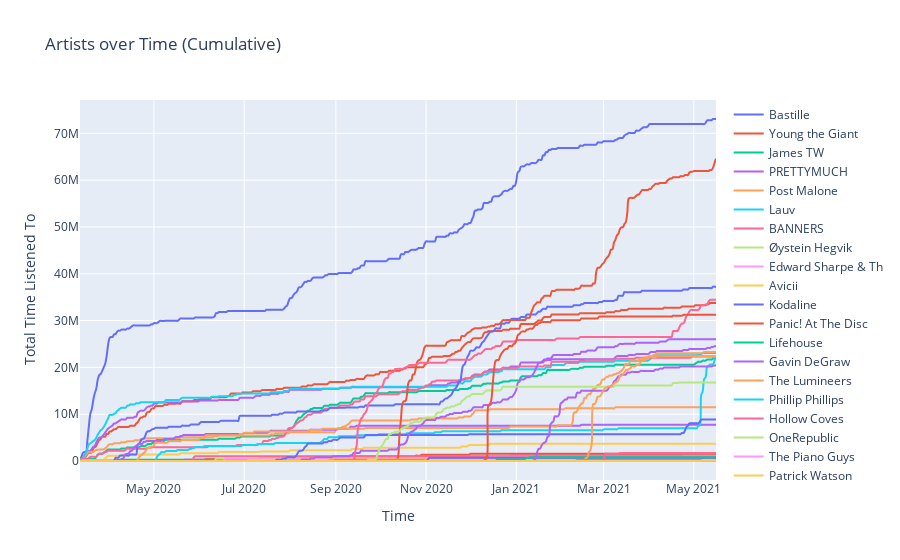
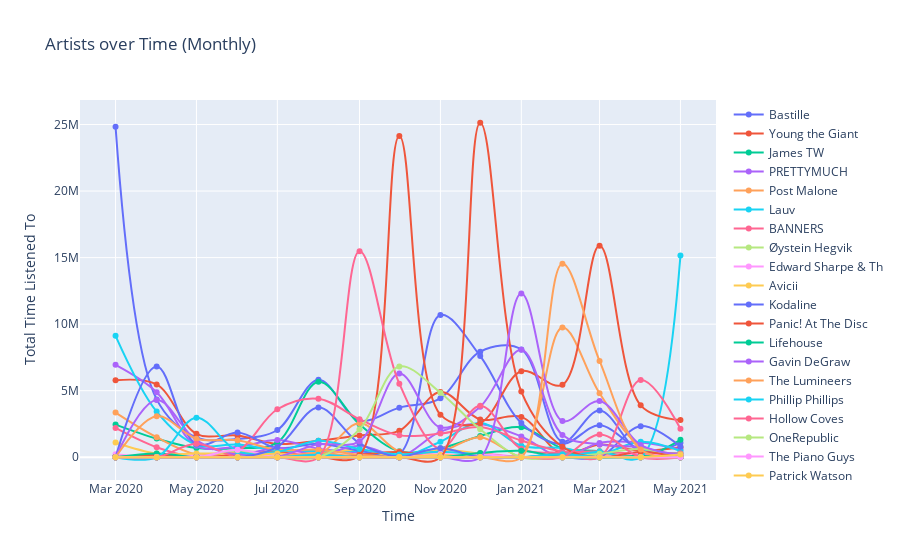
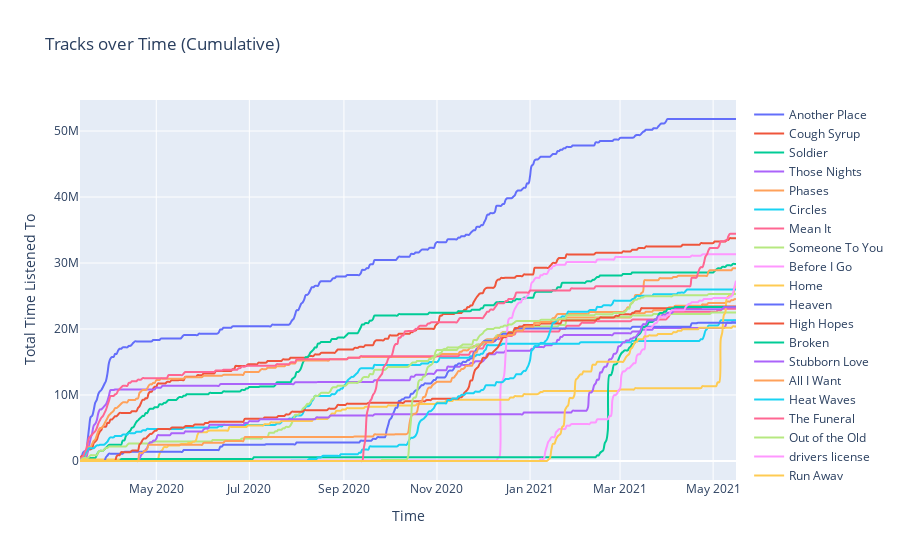
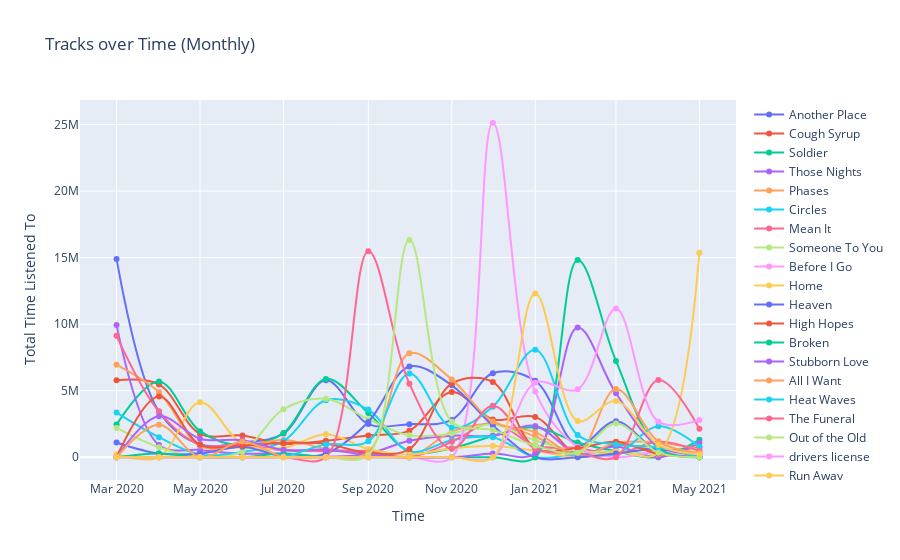

The code cell stored with these charts, in order, in its notebook:
### Code cell
artists_cum, artists_mon = get_data(artist_tracker)
tracks_cum, tracks_mon = get_data(track_tracker)

plot_tracker(artists_cum, 'Artists over Time (Cumulative)')
plot_tracker(artists_mon, 'Artists over Time (Monthly)')
plot_tracker(tracks_cum, 'Tracks over Time (Cumulative)')
plot_tracker(tracks_mon, 'Tracks over Time (Monthly)')

### Figure 1 — Plotly figure (JSON) as saved in the notebook; plotly's stock layout.template omitted (floating-point values rounded to 4 significant figures; data arrays with more than 128 entries replaced by an {"elided": "..."} marker saying what was removed)
{"data": [{"line": {"shape": "spline"}, "name": "Bastille", "type": "scatter", "x": {"elided": "431 str values"}, "y": {"elided": "431 int values"}}, {"line": {"shape": "spline"}, "name": "Young the Giant", "type": "scatter", "x": {"elided": "431 str values"}, "y": {"elided": "431 int values"}}, {"line": {"shape": "spline"}, "name": "James TW", "type": "scatter", "x": {"elided": "431 str values"}, "y": {"elided": "431 int values"}}, {"line": {"shape": "spline"}, "name": "PRETTYMUCH", "type": "scatter", "x": {"elided": "431 str values"}, "y": {"elided": "431 int values"}}, {"line": {"shape": "spline"}, "name": "Post Malone", "type": "scatter", "x": {"elided": "431 str values"}, "y": {"elided": "431 int values"}}, {"line": {"shape": "spline"}, "name": "Lauv", "type": "scatter", "x": {"elided": "431 str values"}, "y": {"elided": "431 int values"}}, {"line": {"shape": "spline"}, "name": "BANNERS", "type": "scatter", "x": {"elided": "431 str values"}, "y": {"elided": "431 int values"}}, {"line": {"shape": "spline"}, "name": "Øystein Hegvik", "type": "scatter", "x": {"elided": "431 str values"}, "y": {"elided": "431 int values"}}, {"line": {"shape": "spline"}, "name": "Edward Sharpe & Th", "type": "scatter", "x": {"elided": "431 str values"}, "y": {"elided": "431 int values"}}, {"line": {"shape": "spline"}, "name": "Avicii", "type": "scatter", "x": {"elided": "431 str values"}, "y": {"elided": "431 int values"}}, {"line": {"shape": "spline"}, "name": "Kodaline", "type": "scatter", "x": {"elided": "431 str values"}, "y": {"elided": "431 int values"}}, {"line": {"shape": "spline"}, "name": "Panic! At The Disc", "type": "scatter", "x": {"elided": "431 str values"}, "y": {"elided": "431 int values"}}, {"line": {"shape": "spline"}, "name": "Lifehouse", "type": "scatter", "x": {"elided": "431 str values"}, "y": {"elided": "431 int values"}}, {"line": {"shape": "spline"}, "name": "Gavin DeGraw", "type": "scatter", "x": {"elided": "431 str values"}, "y": {"elided": "431 int values"}}, {"line": {"shape": "spline"}, "name": "The Lumineers", "type": "scatter", "x": {"elided": "431 str values"}, "y": {"elided": "431 int values"}}, {"line": {"shape": "spline"}, "name": "Phillip Phillips", "type": "scatter", "x": {"elided": "431 str values"}, "y": {"elided": "431 int values"}}, {"line": {"shape": "spline"}, "name": "Hollow Coves", "type": "scatter", "x": {"elided": "431 str values"}, "y": {"elided": "431 int values"}}, {"line": {"shape": "spline"}, "name": "OneRepublic", "type": "scatter", "x": {"elided": "431 str values"}, "y": {"elided": "431 int values"}}, {"line": {"shape": "spline"}, "name": "The Piano Guys", "type": "scatter", "x": {"elided": "431 str values"}, "y": {"elided": "431 int values"}}, {"line": {"shape": "spline"}, "name": "Patrick Watson", "type": "scatter", "x": {"elided": "431 str values"}, "y": {"elided": "431 int values"}}, {"line": {"shape": "spline"}, "name": "WILDES", "type": "scatter", "x": {"elided": "431 str values"}, "y": {"elided": "431 int values"}}, {"line": {"shape": "spline"}, "name": "Olivia Rodrigo", "type": "scatter", "x": {"elided": "431 str values"}, "y": {"elided": "431 int values"}}, {"line": {"shape": "spline"}, "name": "EDEN", "type": "scatter", "x": {"elided": "431 str values"}, "y": {"elided": "431 int values"}}, {"line": {"shape": "spline"}, "name": "Glass Animals", "type": "scatter", "x": {"elided": "431 str values"}, "y": {"elided": "431 int values"}}, {"line": {"shape": "spline"}, "name": "Wyn Starks", "type": "scatter", "x": {"elided": "431 str values"}, "y": {"elided": "431 int values"}}, {"line": {"shape": "spline"}, "name": "MARGO", "type": "scatter", "x": {"elided": "431 str values"}, "y": {"elided": "431 int values"}}, {"line": {"shape": "spline"}, "name": "Band of Horses", "type": "scatter", "x": {"elided": "431 str values"}, "y": {"elided": "431 int values"}}, {"line": {"shape": "spline"}, "name": "The Walkmen", "type": "scatter", "x": {"elided": "431 str values"}, "y": {"elided": "431 int values"}}, {"line": {"shape": "spline"}, "name": "Secret Nation", "type": "scatter", "x": {"elided": "431 str values"}, "y": {"elided": "431 int values"}}, {"line": {"shape": "spline"}, "name": "WALK THE MOON", "type": "scatter", "x": {"elided": "431 str values"}, "y": {"elided": "431 int values"}}, {"line": {"shape": "spline"}, "name": "Of Monsters and Me", "type": "scatter", "x": {"elided": "431 str values"}, "y": {"elided": "431 int values"}}, {"line": {"shape": "spline"}, "name": "American Authors", "type": "scatter", "x": {"elided": "431 str values"}, "y": {"elided": "431 int values"}}, {"line": {"shape": "spline"}, "name": "Dustin O'Halloran", "type": "scatter", "x": {"elided": "431 str values"}, "y": {"elided": "431 int values"}}, {"line": {"shape": "spline"}, "name": "Ben Platt", "type": "scatter", "x": {"elided": "431 str values"}, "y": {"elided": "431 int values"}}, {"line": {"shape": "spline"}, "name": "Jonah Kagen", "type": "scatter", "x": {"elided": "431 str values"}, "y": {"elided": "431 int values"}}, {"line": {"shape": "spline"}, "name": "Valley", "type": "scatter", "x": {"elided": "431 str values"}, "y": {"elided": "431 int values"}}, {"line": {"shape": "spline"}, "name": "Our Last Night", "type": "scatter", "x": {"elided": "431 str values"}, "y": {"elided": "431 int values"}}, {"line": {"shape": "spline"}, "name": "Us The Duo", "type": "scatter", "x": {"elided": "431 str values"}, "y": {"elided": "431 int values"}}, {"line": {"shape": "spline"}, "name": "Pink Sweat$", "type": "scatter", "x": {"elided": "431 str values"}, "y": {"elided": "431 int values"}}, {"line": {"shape": "spline"}, "name": "Bruno Major", "type": "scatter", "x": {"elided": "431 str values"}, "y": {"elided": "431 int values"}}], "layout": {"font": {"size": 12}, "title": {"text": "Artists over Time (Cumulative)"}, "xaxis": {"title": {"text": "Time"}}, "yaxis": {"title": {"text": "Total Time Listened To"}}}}

### Figure 2 — Plotly figure (JSON) as saved in the notebook; plotly's stock layout.template omitted (floating-point values rounded to 4 significant figures)
{"data": [{"line": {"shape": "spline"}, "name": "Bastille", "type": "scatter", "x": ["2020-03", "2020-04", "2020-05", "2020-06", "2020-07", "2020-08", "2020-09", "2020-10", "2020-11", "2020-12", "2021-01", "2021-02", "2021-03", "2021-04", "2021-05"], "y": [24832304, 4348113, 1494375, 1380071, 2046147, 5829137, 2763488, 3726710, 4424853, 7935523, 8100492, 1169498, 3509237, 417228, 1082487]}, {"line": {"shape": "spline"}, "name": "Young the Giant", "type": "scatter", "x": ["2020-03", "2020-04", "2020-05", "2020-06", "2020-07", "2020-08", "2020-09", "2020-10", "2020-11", "2020-12", "2021-01", "2021-02", "2021-03", "2021-04", "2021-05"], "y": [5780401, 5467186, 1762291, 1638725, 998079, 1247600, 1635823, 1996160, 4898748, 2842640, 3030786, 249520, 964748, 499040, 748560]}, {"line": {"shape": "spline"}, "name": "James TW", "type": "scatter", "x": ["2020-03", "2020-04", "2020-05", "2020-06", "2020-07", "2020-08", "2020-09", "2020-10", "2020-11", "2020-12", "2021-01", "2021-02", "2021-03", "2021-04", "2021-05"], "y": [2454730, 1399779, 693125, 677200, 1108563, 5677109, 2478619, 447874, 674141, 1599266, 2247734, 674160, 449440, 0, 1309605]}, {"line": {"shape": "spline"}, "name": "PRETTYMUCH", "type": "scatter", "x": ["2020-03", "2020-04", "2020-05", "2020-06", "2020-07", "2020-08", "2020-09", "2020-10", "2020-11", "2020-12", "2021-01", "2021-02", "2021-03", "2021-04", "2021-05"], "y": [6943310, 4890729, 864856, 787525, 1294554, 647277, 347653, 0, 1924424, 2481591, 1560654, 16827, 1080106, 1103206, 577215]}, {"line": {"shape": "spline"}, "name": "Post Malone", "type": "scatter", "x": ["2020-03", "2020-04", "2020-05", "2020-06", "2020-07", "2020-08", "2020-09", "2020-10", "2020-11", "2020-12", "2021-01", "2021-02", "2021-03", "2021-04", "2021-05"], "y": [3357169, 1506960, 215280, 391781, 430560, 215280, 2545969, 430560, 430560, 1506960, 0, 215280, 215280, 0, 0]}, {"line": {"shape": "spline"}, "name": "Lauv", "type": "scatter", "x": ["2020-03", "2020-04", "2020-05", "2020-06", "2020-07", "2020-08", "2020-09", "2020-10", "2020-11", "2020-12", "2021-01", "2021-02", "2021-03", "2021-04", "2021-05"], "y": [9123797, 3429979, 931412, 954055, 511165, 468318, 466565, 153, 1164265, 2576373, 867182, 698559, 241503, 1164265, 466729]}, {"line": {"shape": "spline"}, "name": "BANNERS", "type": "scatter", "x": ["2020-03", "2020-04", "2020-05", "2020-06", "2020-07", "2020-08", "2020-09", "2020-10", "2020-11", "2020-12", "2021-01", "2021-02", "2021-03", "2021-04", "2021-05"], "y": [2202329, 749797, 3505, 439613, 3607325, 4395476, 2858505, 1644257, 1778043, 2264859, 1256128, 439601, 439601, 219801, 0]}, {"line": {"shape": "spline"}, "name": "Øystein Hegvik", "type": "scatter", "x": ["2020-03", "2020-04", "2020-05", "2020-06", "2020-07", "2020-08", "2020-09", "2020-10", "2020-11", "2020-12", "2021-01", "2021-02", "2021-03", "2021-04", "2021-05"], "y": [71403, 0, 0, 0, 0, 0, 0, 0, 0, 0, 0, 0, 0, 0, 0]}, {"line": {"shape": "spline"}, "name": "Edward Sharpe & Th", "type": "scatter", "x": ["2020-03", "2020-04", "2020-05", "2020-06", "2020-07", "2020-08", "2020-09", "2020-10", "2020-11", "2020-12", "2021-01", "2021-02", "2021-03", "2021-04", "2021-05"], "y": [220522, 0, 154453, 0, 270457, 303200, 4980, 0, 0, 305916, 1280, 0, 0, 303200, 14978]}, {"line": {"shape": "spline"}, "name": "Avicii", "type": "scatter", "x": ["2020-03", "2020-04", "2020-05", "2020-06", "2020-07", "2020-08", "2020-09", "2020-10", "2020-11", "2020-12", "2021-01", "2021-02", "2021-03", "2021-04", "2021-05"], "y": [1109044, 277261, 277261, 277261, 64852, 277261, 554522, 0, 554522, 277261, 0, 0, 0, 0, 0]}, {"line": {"shape": "spline"}, "name": "Kodaline", "type": "scatter", "x": ["2020-03", "2020-04", "2020-05", "2020-06", "2020-07", "2020-08", "2020-09", "2020-10", "2020-11", "2020-12", "2021-01", "2021-02", "2021-03", "2021-04", "2021-05"], "y": [0, 6820993, 965964, 1865897, 690798, 1019307, 505805, 237263, 10684992, 7603239, 2576694, 996544, 2400156, 562753, 305746]}, {"line": {"shape": "spline"}, "name": "Panic! At The Disc", "type": "scatter", "x": ["2020-03", "2020-04", "2020-05", "2020-06", "2020-07", "2020-08", "2020-09", "2020-10", "2020-11", "2020-12", "2021-01", "2021-02", "2021-03", "2021-04", "2021-05"], "y": [0, 190946, 0, 190946, 381892, 0, 190946, 389337, 0, 190946, 0, 0, 0, 0, 0]}, {"line": {"shape": "spline"}, "name": "Lifehouse", "type": "scatter", "x": ["2020-03", "2020-04", "2020-05", "2020-06", "2020-07", "2020-08", "2020-09", "2020-10", "2020-11", "2020-12", "2021-01", "2021-02", "2021-03", "2021-04", "2021-05"], "y": [0, 286480, 0, 0, 0, 0, 0, 0, 0, 0, 0, 286480, 0, 113413, 0]}, {"line": {"shape": "spline"}, "name": "Gavin DeGraw", "type": "scatter", "x": ["2020-03", "2020-04", "2020-05", "2020-06", "2020-07", "2020-08", "2020-09", "2020-10", "2020-11", "2020-12", "2021-01", "2021-02", "2021-03", "2021-04", "2021-05"], "y": [0, 4292352, 1268316, 211386, 711346, 211386, 845544, 0, 0, 0, 0, 211386, 0, 0, 0]}, {"line": {"shape": "spline"}, "name": "The Lumineers", "type": "scatter", "x": ["2020-03", "2020-04", "2020-05", "2020-06", "2020-07", "2020-08", "2020-09", "2020-10", "2020-11", "2020-12", "2021-01", "2021-02", "2021-03", "2021-04", "2021-05"], "y": [0, 3082802, 1396010, 1277277, 558000, 571444, 182500, 0, 0, 279000, 279000, 9743868, 4804875, 837704, 279000]}, {"line": {"shape": "spline"}, "name": "Phillip Phillips", "type": "scatter", "x": ["2020-03", "2020-04", "2020-05", "2020-06", "2020-07", "2020-08", "2020-09", "2020-10", "2020-11", "2020-12", "2021-01", "2021-02", "2021-03", "2021-04", "2021-05"], "y": [0, 0, 2973341, 454875, 420346, 1243121, 619526, 210173, 421351, 210173, 0, 0, 420346, 0, 15150501]}, {"line": {"shape": "spline"}, "name": "Hollow Coves", "type": "scatter", "x": ["2020-03", "2020-04", "2020-05", "2020-06", "2020-07", "2020-08", "2020-09", "2020-10", "2020-11", "2020-12", "2021-01", "2021-02", "2021-03", "2021-04", "2021-05"], "y": [0, 0, 1012200, 0, 0, 0, 0, 0, 0, 0, 0, 0, 0, 0, 0]}, {"line": {"shape": "spline"}, "name": "OneRepublic", "type": "scatter", "x": ["2020-03", "2020-04", "2020-05", "2020-06", "2020-07", "2020-08", "2020-09", "2020-10", "2020-11", "2020-12", "2021-01", "2021-02", "2021-03", "2021-04", "2021-05"], "y": [0, 0, 0, 517892, 0, 0, 0, 0, 0, 0, 0, 0, 0, 0, 0]}, {"line": {"shape": "spline"}, "name": "The Piano Guys", "type": "scatter", "x": ["2020-03", "2020-04", "2020-05", "2020-06", "2020-07", "2020-08", "2020-09", "2020-10", "2020-11", "2020-12", "2021-01", "2021-02", "2021-03", "2021-04", "2021-05"], "y": [0, 0, 0, 555120, 0, 0, 0, 0, 0, 206600, 0, 0, 0, 0, 0]}, {"line": {"shape": "spline"}, "name": "Patrick Watson", "type": "scatter", "x": ["2020-03", "2020-04", "2020-05", "2020-06", "2020-07", "2020-08", "2020-09", "2020-10", "2020-11", "2020-12", "2021-01", "2021-02", "2021-03", "2021-04", "2021-05"], "y": [0, 0, 0, 0, 277185, 0, 0, 0, 0, 0, 0, 0, 0, 0, 0]}, {"line": {"shape": "spline"}, "name": "WILDES", "type": "scatter", "x": ["2020-03", "2020-04", "2020-05", "2020-06", "2020-07", "2020-08", "2020-09", "2020-10", "2020-11", "2020-12", "2021-01", "2021-02", "2021-03", "2021-04", "2021-05"], "y": [0, 0, 0, 0, 776844, 3736152, 1035792, 0, 174114, 0, 0, 0, 0, 2335532, 795586]}, {"line": {"shape": "spline"}, "name": "Olivia Rodrigo", "type": "scatter", "x": ["2020-03", "2020-04", "2020-05", "2020-06", "2020-07", "2020-08", "2020-09", "2020-10", "2020-11", "2020-12", "2021-01", "2021-02", "2021-03", "2021-04", "2021-05"], "y": [0, 0, 0, 0, 16073, 0, 168688, 24137524, 3198811, 2579453, 6461203, 5440451, 15884588, 3902652, 2798798]}, {"line": {"shape": "spline"}, "name": "EDEN", "type": "scatter", "x": ["2020-03", "2020-04", "2020-05", "2020-06", "2020-07", "2020-08", "2020-09", "2020-10", "2020-11", "2020-12", "2021-01", "2021-02", "2021-03", "2021-04", "2021-05"], "y": [0, 0, 0, 0, 9824, 0, 0, 0, 0, 0, 0, 0, 0, 0, 0]}, {"line": {"shape": "spline"}, "name": "Glass Animals", "type": "scatter", "x": ["2020-03", "2020-04", "2020-05", "2020-06", "2020-07", "2020-08", "2020-09", "2020-10", "2020-11", "2020-12", "2021-01", "2021-02", "2021-03", "2021-04", "2021-05"], "y": [0, 0, 0, 0, 48629, 968120, 1194025, 6293489, 2243637, 3797667, 8079761, 1672893, 963526, 730514, 0]}, {"line": {"shape": "spline"}, "name": "Wyn Starks", "type": "scatter", "x": ["2020-03", "2020-04", "2020-05", "2020-06", "2020-07", "2020-08", "2020-09", "2020-10", "2020-11", "2020-12", "2021-01", "2021-02", "2021-03", "2021-04", "2021-05"], "y": [0, 0, 0, 0, 0, 335524, 0, 0, 0, 0, 0, 0, 0, 0, 0]}, {"line": {"shape": "spline"}, "name": "MARGO", "type": "scatter", "x": ["2020-03", "2020-04", "2020-05", "2020-06", "2020-07", "2020-08", "2020-09", "2020-10", "2020-11", "2020-12", "2021-01", "2021-02", "2021-03", "2021-04", "2021-05"], "y": [0, 0, 0, 0, 0, 189264, 0, 0, 0, 0, 0, 0, 0, 0, 0]}, {"line": {"shape": "spline"}, "name": "Band of Horses", "type": "scatter", "x": ["2020-03", "2020-04", "2020-05", "2020-06", "2020-07", "2020-08", "2020-09", "2020-10", "2020-11", "2020-12", "2021-01", "2021-02", "2021-03", "2021-04", "2021-05"], "y": [0, 0, 0, 0, 0, 0, 15481025, 5527436, 644346, 3866076, 635175, 322173, 0, 5800703, 2148204]}, {"line": {"shape": "spline"}, "name": "The Walkmen", "type": "scatter", "x": ["2020-03", "2020-04", "2020-05", "2020-06", "2020-07", "2020-08", "2020-09", "2020-10", "2020-11", "2020-12", "2021-01", "2021-02", "2021-03", "2021-04", "2021-05"], "y": [0, 0, 0, 0, 0, 0, 2098344, 6825108, 4850058, 2102116, 0, 0, 262293, 622273, 0]}, {"line": {"shape": "spline"}, "name": "Secret Nation", "type": "scatter", "x": ["2020-03", "2020-04", "2020-05", "2020-06", "2020-07", "2020-08", "2020-09", "2020-10", "2020-11", "2020-12", "2021-01", "2021-02", "2021-03", "2021-04", "2021-05"], "y": [0, 0, 0, 0, 0, 0, 0, 0, 240722, 0, 0, 0, 0, 0, 0]}, {"line": {"shape": "spline"}, "name": "WALK THE MOON", "type": "scatter", "x": ["2020-03", "2020-04", "2020-05", "2020-06", "2020-07", "2020-08", "2020-09", "2020-10", "2020-11", "2020-12", "2021-01", "2021-02", "2021-03", "2021-04", "2021-05"], "y": [0, 0, 0, 0, 0, 0, 0, 0, 167021, 0, 0, 0, 0, 0, 0]}, {"line": {"shape": "spline"}, "name": "Of Monsters and Me", "type": "scatter", "x": ["2020-03", "2020-04", "2020-05", "2020-06", "2020-07", "2020-08", "2020-09", "2020-10", "2020-11", "2020-12", "2021-01", "2021-02", "2021-03", "2021-04", "2021-05"], "y": [0, 0, 0, 0, 0, 0, 0, 0, 671049, 0, 0, 0, 0, 0, 0]}, {"line": {"shape": "spline"}, "name": "American Authors", "type": "scatter", "x": ["2020-03", "2020-04", "2020-05", "2020-06", "2020-07", "2020-08", "2020-09", "2020-10", "2020-11", "2020-12", "2021-01", "2021-02", "2021-03", "2021-04", "2021-05"], "y": [0, 0, 0, 0, 0, 0, 0, 0, 0, 25133740, 4931123, 786080, 0, 393040, 0]}, {"line": {"shape": "spline"}, "name": "Dustin O'Halloran", "type": "scatter", "x": ["2020-03", "2020-04", "2020-05", "2020-06", "2020-07", "2020-08", "2020-09", "2020-10", "2020-11", "2020-12", "2021-01", "2021-02", "2021-03", "2021-04", "2021-05"], "y": [0, 0, 0, 0, 0, 0, 0, 0, 0, 321623, 482436, 0, 0, 0, 0]}, {"line": {"shape": "spline"}, "name": "Ben Platt", "type": "scatter", "x": ["2020-03", "2020-04", "2020-05", "2020-06", "2020-07", "2020-08", "2020-09", "2020-10", "2020-11", "2020-12", "2021-01", "2021-02", "2021-03", "2021-04", "2021-05"], "y": [0, 0, 0, 0, 0, 0, 0, 0, 0, 0, 12298951, 2724982, 4227710, 928973, 217933]}, {"line": {"shape": "spline"}, "name": "Jonah Kagen", "type": "scatter", "x": ["2020-03", "2020-04", "2020-05", "2020-06", "2020-07", "2020-08", "2020-09", "2020-10", "2020-11", "2020-12", "2021-01", "2021-02", "2021-03", "2021-04", "2021-05"], "y": [0, 0, 0, 0, 0, 0, 0, 0, 0, 0, 0, 14539635, 7241359, 586203, 10389]}, {"line": {"shape": "spline"}, "name": "Valley", "type": "scatter", "x": ["2020-03", "2020-04", "2020-05", "2020-06", "2020-07", "2020-08", "2020-09", "2020-10", "2020-11", "2020-12", "2021-01", "2021-02", "2021-03", "2021-04", "2021-05"], "y": [0, 0, 0, 0, 0, 0, 0, 0, 0, 0, 0, 226000, 0, 0, 0]}, {"line": {"shape": "spline"}, "name": "Our Last Night", "type": "scatter", "x": ["2020-03", "2020-04", "2020-05", "2020-06", "2020-07", "2020-08", "2020-09", "2020-10", "2020-11", "2020-12", "2021-01", "2021-02", "2021-03", "2021-04", "2021-05"], "y": [0, 0, 0, 0, 0, 0, 0, 0, 0, 0, 0, 0, 1713677, 0, 0]}, {"line": {"shape": "spline"}, "name": "Us The Duo", "type": "scatter", "x": ["2020-03", "2020-04", "2020-05", "2020-06", "2020-07", "2020-08", "2020-09", "2020-10", "2020-11", "2020-12", "2021-01", "2021-02", "2021-03", "2021-04", "2021-05"], "y": [0, 0, 0, 0, 0, 0, 0, 0, 0, 0, 0, 0, 2368, 0, 0]}, {"line": {"shape": "spline"}, "name": "Pink Sweat$", "type": "scatter", "x": ["2020-03", "2020-04", "2020-05", "2020-06", "2020-07", "2020-08", "2020-09", "2020-10", "2020-11", "2020-12", "2021-01", "2021-02", "2021-03", "2021-04", "2021-05"], "y": [0, 0, 0, 0, 0, 0, 0, 0, 0, 0, 0, 0, 13365, 0, 0]}, {"line": {"shape": "spline"}, "name": "Bruno Major", "type": "scatter", "x": ["2020-03", "2020-04", "2020-05", "2020-06", "2020-07", "2020-08", "2020-09", "2020-10", "2020-11", "2020-12", "2021-01", "2021-02", "2021-03", "2021-04", "2021-05"], "y": [0, 0, 0, 0, 0, 0, 0, 0, 0, 0, 0, 0, 0, 0, 200620]}], "layout": {"font": {"size": 12}, "title": {"text": "Artists over Time (Monthly)"}, "xaxis": {"title": {"text": "Time"}}, "yaxis": {"title": {"text": "Total Time Listened To"}}}}

### Figure 3 — Plotly figure (JSON) as saved in the notebook; plotly's stock layout.template omitted (floating-point values rounded to 4 significant figures; data arrays with more than 128 entries replaced by an {"elided": "..."} marker saying what was removed)
{"data": [{"line": {"shape": "spline"}, "name": "Another Place", "type": "scatter", "x": {"elided": "431 str values"}, "y": {"elided": "431 int values"}}, {"line": {"shape": "spline"}, "name": "Cough Syrup", "type": "scatter", "x": {"elided": "431 str values"}, "y": {"elided": "431 int values"}}, {"line": {"shape": "spline"}, "name": "Soldier", "type": "scatter", "x": {"elided": "431 str values"}, "y": {"elided": "431 int values"}}, {"line": {"shape": "spline"}, "name": "Those Nights", "type": "scatter", "x": {"elided": "431 str values"}, "y": {"elided": "431 int values"}}, {"line": {"shape": "spline"}, "name": "Phases", "type": "scatter", "x": {"elided": "431 str values"}, "y": {"elided": "431 int values"}}, {"line": {"shape": "spline"}, "name": "Circles", "type": "scatter", "x": {"elided": "431 str values"}, "y": {"elided": "431 int values"}}, {"line": {"shape": "spline"}, "name": "Mean It", "type": "scatter", "x": {"elided": "431 str values"}, "y": {"elided": "431 int values"}}, {"line": {"shape": "spline"}, "name": "Someone To You", "type": "scatter", "x": {"elided": "431 str values"}, "y": {"elided": "431 int values"}}, {"line": {"shape": "spline"}, "name": "Before I Go", "type": "scatter", "x": {"elided": "431 str values"}, "y": {"elided": "431 int values"}}, {"line": {"shape": "spline"}, "name": "Home", "type": "scatter", "x": {"elided": "431 str values"}, "y": {"elided": "431 int values"}}, {"line": {"shape": "spline"}, "name": "Heaven", "type": "scatter", "x": {"elided": "431 str values"}, "y": {"elided": "431 int values"}}, {"line": {"shape": "spline"}, "name": "High Hopes", "type": "scatter", "x": {"elided": "431 str values"}, "y": {"elided": "431 int values"}}, {"line": {"shape": "spline"}, "name": "Broken", "type": "scatter", "x": {"elided": "431 str values"}, "y": {"elided": "431 int values"}}, {"line": {"shape": "spline"}, "name": "Stubborn Love", "type": "scatter", "x": {"elided": "431 str values"}, "y": {"elided": "431 int values"}}, {"line": {"shape": "spline"}, "name": "All I Want", "type": "scatter", "x": {"elided": "431 str values"}, "y": {"elided": "431 int values"}}, {"line": {"shape": "spline"}, "name": "Heat Waves", "type": "scatter", "x": {"elided": "431 str values"}, "y": {"elided": "431 int values"}}, {"line": {"shape": "spline"}, "name": "The Funeral", "type": "scatter", "x": {"elided": "431 str values"}, "y": {"elided": "431 int values"}}, {"line": {"shape": "spline"}, "name": "Out of the Old", "type": "scatter", "x": {"elided": "431 str values"}, "y": {"elided": "431 int values"}}, {"line": {"shape": "spline"}, "name": "drivers license", "type": "scatter", "x": {"elided": "431 str values"}, "y": {"elided": "431 int values"}}, {"line": {"shape": "spline"}, "name": "Run Away", "type": "scatter", "x": {"elided": "431 str values"}, "y": {"elided": "431 int values"}}], "layout": {"font": {"size": 12}, "title": {"text": "Tracks over Time (Cumulative)"}, "xaxis": {"title": {"text": "Time"}}, "yaxis": {"title": {"text": "Total Time Listened To"}}}}

### Figure 4 — Plotly figure (JSON) as saved in the notebook; plotly's stock layout.template omitted (floating-point values rounded to 4 significant figures)
{"data": [{"line": {"shape": "spline"}, "name": "Another Place", "type": "scatter", "x": ["2020-03", "2020-04", "2020-05", "2020-06", "2020-07", "2020-08", "2020-09", "2020-10", "2020-11", "2020-12", "2021-01", "2021-02", "2021-03", "2021-04", "2021-05"], "y": [14903466, 3433305, 953867, 1109817, 1775893, 5782872, 2493234, 2484762, 2806820, 6313999, 5748793, 898156, 2699262, 417228, 1471]}, {"line": {"shape": "spline"}, "name": "Cough Syrup", "type": "scatter", "x": ["2020-03", "2020-04", "2020-05", "2020-06", "2020-07", "2020-08", "2020-09", "2020-10", "2020-11", "2020-12", "2021-01", "2021-02", "2021-03", "2021-04", "2021-05"], "y": [5780401, 5467186, 1762291, 1638725, 998079, 1247600, 1635823, 1996160, 4898748, 2842640, 3030786, 249520, 964748, 499040, 748560]}, {"line": {"shape": "spline"}, "name": "Soldier", "type": "scatter", "x": ["2020-03", "2020-04", "2020-05", "2020-06", "2020-07", "2020-08", "2020-09", "2020-10", "2020-11", "2020-12", "2021-01", "2021-02", "2021-03", "2021-04", "2021-05"], "y": [2454730, 5692131, 1961441, 888586, 1819909, 5888495, 3324163, 447874, 674141, 1599266, 2247734, 1111546, 449440, 0, 1309605]}, {"line": {"shape": "spline"}, "name": "Those Nights", "type": "scatter", "x": ["2020-03", "2020-04", "2020-05", "2020-06", "2020-07", "2020-08", "2020-09", "2020-10", "2020-11", "2020-12", "2021-01", "2021-02", "2021-03", "2021-04", "2021-05"], "y": [9928838, 914808, 540508, 270254, 270254, 46265, 270254, 1241948, 1618033, 1621524, 2351699, 271342, 809975, 0, 1081016]}, {"line": {"shape": "spline"}, "name": "Phases", "type": "scatter", "x": ["2020-03", "2020-04", "2020-05", "2020-06", "2020-07", "2020-08", "2020-09", "2020-10", "2020-11", "2020-12", "2021-01", "2021-02", "2021-03", "2021-04", "2021-05"], "y": [6943310, 4890729, 864856, 787525, 1294554, 647277, 347653, 0, 1924424, 2481591, 1560654, 16827, 1080106, 1103206, 577215]}, {"line": {"shape": "spline"}, "name": "Circles", "type": "scatter", "x": ["2020-03", "2020-04", "2020-05", "2020-06", "2020-07", "2020-08", "2020-09", "2020-10", "2020-11", "2020-12", "2021-01", "2021-02", "2021-03", "2021-04", "2021-05"], "y": [3357169, 1506960, 215280, 391781, 1217228, 4286956, 3581761, 430560, 1275723, 1506960, 0, 215280, 215280, 2335532, 795586]}, {"line": {"shape": "spline"}, "name": "Mean It", "type": "scatter", "x": ["2020-03", "2020-04", "2020-05", "2020-06", "2020-07", "2020-08", "2020-09", "2020-10", "2020-11", "2020-12", "2021-01", "2021-02", "2021-03", "2021-04", "2021-05"], "y": [9123797, 3429979, 931412, 954055, 511165, 468318, 466565, 153, 1164265, 2576373, 867182, 698559, 241503, 1164265, 466729]}, {"line": {"shape": "spline"}, "name": "Someone To You", "type": "scatter", "x": ["2020-03", "2020-04", "2020-05", "2020-06", "2020-07", "2020-08", "2020-09", "2020-10", "2020-11", "2020-12", "2021-01", "2021-02", "2021-03", "2021-04", "2021-05"], "y": [2202329, 749797, 3505, 439613, 3607325, 4395476, 2858505, 1644257, 1778043, 2471459, 1256128, 439601, 439601, 219801, 0]}, {"line": {"shape": "spline"}, "name": "Before I Go", "type": "scatter", "x": ["2020-03", "2020-04", "2020-05", "2020-06", "2020-07", "2020-08", "2020-09", "2020-10", "2020-11", "2020-12", "2021-01", "2021-02", "2021-03", "2021-04", "2021-05"], "y": [71403, 0, 0, 0, 0, 0, 0, 0, 0, 25133740, 4931123, 786080, 0, 393040, 0]}, {"line": {"shape": "spline"}, "name": "Home", "type": "scatter", "x": ["2020-03", "2020-04", "2020-05", "2020-06", "2020-07", "2020-08", "2020-09", "2020-10", "2020-11", "2020-12", "2021-01", "2021-02", "2021-03", "2021-04", "2021-05"], "y": [220522, 0, 4139994, 1009995, 690803, 1735585, 624506, 210173, 662073, 837712, 483716, 0, 420346, 303200, 15366099]}, {"line": {"shape": "spline"}, "name": "Heaven", "type": "scatter", "x": ["2020-03", "2020-04", "2020-05", "2020-06", "2020-07", "2020-08", "2020-09", "2020-10", "2020-11", "2020-12", "2021-01", "2021-02", "2021-03", "2021-04", "2021-05"], "y": [1109044, 277261, 277261, 795153, 64852, 277261, 2652866, 6825108, 5404580, 2379377, 0, 0, 275658, 622273, 0]}, {"line": {"shape": "spline"}, "name": "High Hopes", "type": "scatter", "x": ["2020-03", "2020-04", "2020-05", "2020-06", "2020-07", "2020-08", "2020-09", "2020-10", "2020-11", "2020-12", "2021-01", "2021-02", "2021-03", "2021-04", "2021-05"], "y": [0, 4565971, 955391, 881744, 1072690, 1019307, 315895, 618259, 5533817, 5647618, 690798, 690798, 1160076, 257007, 0]}, {"line": {"shape": "spline"}, "name": "Broken", "type": "scatter", "x": ["2020-03", "2020-04", "2020-05", "2020-06", "2020-07", "2020-08", "2020-09", "2020-10", "2020-11", "2020-12", "2021-01", "2021-02", "2021-03", "2021-04", "2021-05"], "y": [0, 286480, 0, 0, 277185, 0, 0, 0, 0, 0, 0, 14826115, 7241359, 699616, 10389]}, {"line": {"shape": "spline"}, "name": "Stubborn Love", "type": "scatter", "x": ["2020-03", "2020-04", "2020-05", "2020-06", "2020-07", "2020-08", "2020-09", "2020-10", "2020-11", "2020-12", "2021-01", "2021-02", "2021-03", "2021-04", "2021-05"], "y": [0, 3082802, 1396010, 1277277, 558000, 571444, 182500, 0, 0, 279000, 279000, 9743868, 4804875, 837704, 279000]}, {"line": {"shape": "spline"}, "name": "All I Want", "type": "scatter", "x": ["2020-03", "2020-04", "2020-05", "2020-06", "2020-07", "2020-08", "2020-09", "2020-10", "2020-11", "2020-12", "2021-01", "2021-02", "2021-03", "2021-04", "2021-05"], "y": [0, 2445968, 10573, 1175099, 16073, 0, 380856, 7814410, 5851157, 2680502, 1885896, 305746, 5135059, 1193476, 314709]}, {"line": {"shape": "spline"}, "name": "Heat Waves", "type": "scatter", "x": ["2020-03", "2020-04", "2020-05", "2020-06", "2020-07", "2020-08", "2020-09", "2020-10", "2020-11", "2020-12", "2021-01", "2021-02", "2021-03", "2021-04", "2021-05"], "y": [0, 0, 0, 0, 48629, 968120, 1194025, 6293489, 2243637, 3797667, 8079761, 1672893, 963526, 730514, 0]}, {"line": {"shape": "spline"}, "name": "The Funeral", "type": "scatter", "x": ["2020-03", "2020-04", "2020-05", "2020-06", "2020-07", "2020-08", "2020-09", "2020-10", "2020-11", "2020-12", "2021-01", "2021-02", "2021-03", "2021-04", "2021-05"], "y": [0, 0, 0, 0, 0, 0, 15481025, 5527436, 644346, 3866076, 635175, 322173, 0, 5800703, 2148204]}, {"line": {"shape": "spline"}, "name": "Out of the Old", "type": "scatter", "x": ["2020-03", "2020-04", "2020-05", "2020-06", "2020-07", "2020-08", "2020-09", "2020-10", "2020-11", "2020-12", "2021-01", "2021-02", "2021-03", "2021-04", "2021-05"], "y": [0, 0, 0, 0, 0, 0, 168688, 16331455, 2665850, 2045518, 867481, 337376, 2532170, 343327, 0]}, {"line": {"shape": "spline"}, "name": "drivers license", "type": "scatter", "x": ["2020-03", "2020-04", "2020-05", "2020-06", "2020-07", "2020-08", "2020-09", "2020-10", "2020-11", "2020-12", "2021-01", "2021-02", "2021-03", "2021-04", "2021-05"], "y": [0, 0, 0, 0, 0, 0, 0, 0, 0, 0, 5593722, 5103075, 11173484, 2671595, 2789835]}, {"line": {"shape": "spline"}, "name": "Run Away", "type": "scatter", "x": ["2020-03", "2020-04", "2020-05", "2020-06", "2020-07", "2020-08", "2020-09", "2020-10", "2020-11", "2020-12", "2021-01", "2021-02", "2021-03", "2021-04", "2021-05"], "y": [0, 0, 0, 0, 0, 0, 0, 0, 0, 0, 12298951, 2724982, 4227710, 928973, 217933]}], "layout": {"font": {"size": 12}, "title": {"text": "Tracks over Time (Monthly)"}, "xaxis": {"title": {"text": "Time"}}, "yaxis": {"title": {"text": "Total Time Listened To"}}}}
